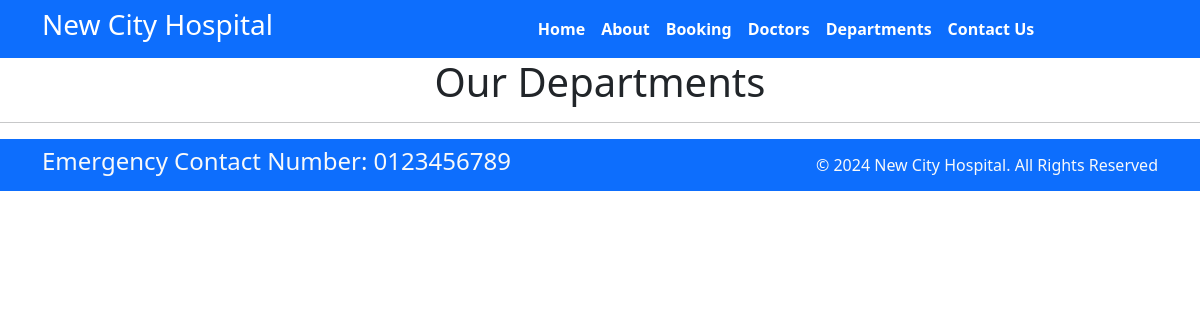
The page /department on the database as committed earlier.
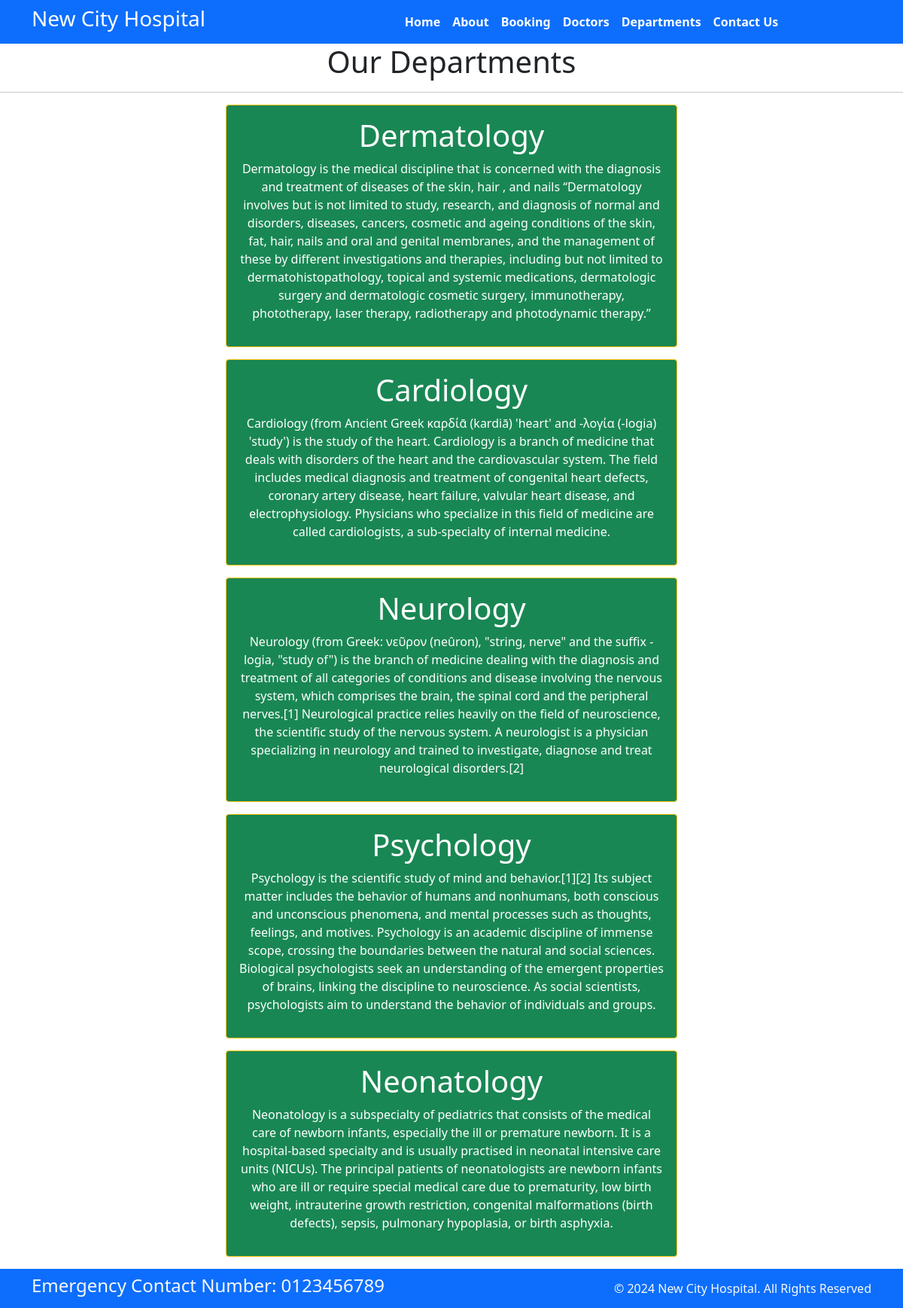
The same page on the database as committed later.
### home/models.py (models this page shows, shortened)
class Departments(models.Model):
    dep_name = models.CharField( max_length=100)
    dep_descri= models.TextField()

### home/views.py (the view)
# urls.py: path('department',views.department,name='department'),
def department(request):
    dict_dept={
        'dept':Departments.objects.all()
    }
    return render(request,'department.html',dict_dept)

### templates/department.html (shortened to what this page needs)
{% extends 'base.html' %}
{% block content%}
<h1 class="text-center"> Our Departments </h1>
<hr>
{% for d in  dept %}
<div class="mx-auto w-50 bg-success text-center text-white p-3 my-3 border border-warning rounded">
<h1>{{d.dep_name}}</h1>
<p> {{d.dep_descri}}<p>
</div>
{% endfor %}
{% endblock %}

### templates/base.html (shortened to what this page needs)
{% load static %}
<!DOCTYPE html>
<html>
<head>
  <link rel="stylesheet" href=" https://cdn.jsdelivr.net/npm/bootstrap@5.1.3/dist/css/bootstrap.min.css ">
  <link rel="stylesheet" href="https://use.fontawesome.com/releases/v5.2.0/css/all.css">
  <link rel="stylesheet" href="{% static '/css/style.css'%}">
</head>
<body>
  <nav class="navbar bg-primary navbar-expand-md ">
    <div class="container">
      <div class="col-4 text-left pl-md-0">
        <h3 class="text-white"> New City Hospital </h3>
      </div>
      <div class="collapse navbar-collapse justify-content-center col-md-8 navbar-collapse-3">
        <ul class="navbar-nav justify-content-center  fw-bold">
          <li class="nav-item active">
            <a class="nav-link text-white" href="{% url 'home' %}">Home </a>
          </li>
          <li class="nav-item">
            <a class="nav-link text-white" href="{% url 'about' %}">About</a>
          </li>
          <li class="nav-item">
            <a class="nav-link text-white" href="{% url 'booking' %}">Booking</a>
          </li>
          <li class="nav-item">
            <a class="nav-link text-white" href="{% url 'doctors' %}">Doctors</a>
          </li>
          <li class="nav-item">
            <a class="nav-link text-white" href="{% url 'department' %}">Departments</a>
          </li>
          <li class="nav-item">
            <a class="nav-link text-white" href="{% url 'contact' %}">Contact Us</a>
          </li>
        </ul>
      </div>
    </div>
  </nav>
  {% block content%}{% endblock %}
  <section class="">
    <footer class="pt-2 pb-2  bg-primary text-light">
      <div class="container">
        <div class="row align-items-center">
          <div class="col-12 col-md-8">
            <h4>Emergency Contact Number: 0123456789</h4>
          </div>
          <div class="col-12 col-md-4 mt-4 mt-md-0 text-center text-md-end">
            © 2024 New City Hospital. All Rights Reserved
          </div>
        </div>
      </div>
    </footer>
  </section>
</body>
</html>

Rows that differ between the two databases and show on the page:
added Departments: dep_name "Dermatology", dep_descri "Dermatology is the medical discipline that is concerned with the diagnosis and treatment of diseases of the skin, hair , and nails “Dermatology involves but is not limited to study, research, and diagnosis of normal and disorders, diseases, cancers, cosmetic and ageing conditions of the skin, fat, hair, nails and oral and genital membranes, and the management of these by different investigations and therapies, including but not limited to dermatohistopathology, topical and systemic medications, dermatologic surgery and dermatologic cosmetic surgery, immunotherapy, phototherapy, laser therapy, radiotherapy and photodynamic therapy.”"
added Departments: dep_name "Cardiology", dep_descri "Cardiology (from Ancient Greek καρδίᾱ (kardiā) 'heart' and -λογία (-logia) 'study') is the study of the heart. Cardiology is a branch of medicine that deals with disorders of the heart and the cardiovascular system. The field includes medical diagnosis and treatment of congenital heart defects, coronary artery disease, heart failure, valvular heart disease, and electrophysiology. Physicians who specialize in this field of medicine are called cardiologists, a sub-specialty of internal medicine."
added Departments: dep_name "Neurology", dep_descri "Neurology (from Greek: νεῦρον (neûron), \"string, nerve\" and the suffix -logia, \"study of\") is the branch of medicine dealing with the diagnosis and treatment of all categories of conditions and disease involving the nervous system, which comprises the brain, the spinal cord and the peripheral nerves.[1] Neurological practice relies heavily on the field of neuroscience, the scientific study of the nervous system. A neurologist is a physician specializing in neurology and trained to investigate, diagnose and treat neurological disorders.[2]"
added Departments: dep_name "Psychology", dep_descri "Psychology is the scientific study of mind and behavior.[1][2] Its subject matter includes the behavior of humans and nonhumans, both conscious and unconscious phenomena, and mental processes such as thoughts, feelings, and motives. Psychology is an academic discipline of immense scope, crossing the boundaries between the natural and social sciences. Biological psychologists seek an understanding of the emergent properties of brains, linking the discipline to neuroscience. As social scientists, psychologists aim to understand the behavior of individuals and groups."
added Departments: dep_name "Neonatology", dep_descri "Neonatology is a subspecialty of pediatrics that consists of the medical care of newborn infants, especially the ill or premature newborn. It is a hospital-based specialty and is usually practised in neonatal intensive care units (NICUs). The principal patients of neonatologists are newborn infants who are ill or require special medical care due to prematurity, low birth weight, intrauterine growth restriction, congenital malformations (birth defects), sepsis, pulmonary hypoplasia, or birth asphyxia."
